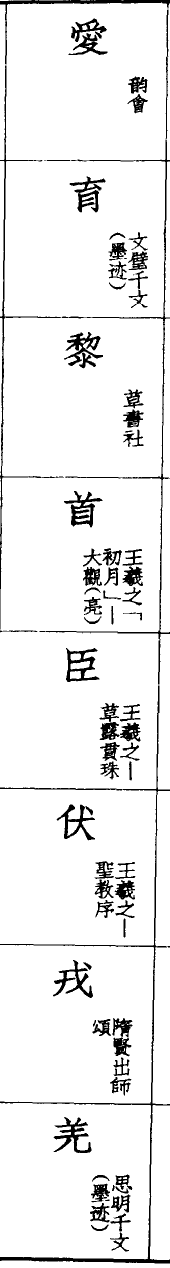
#> input picture img/026-2.png, 339 x 2536 px, given in place of -026.png, which was not available (shown at 1/2 size)
$ jupyter execute --allow-errors main.ipynb
#> lines starting #> are read from the running program, lines starting #| are printed output that depends on the picture; after the words box and inside, x2 and y2 are one past the last pixel; in counts of white or black regions, pixels touching at a corner belong together; pictures that were not available may be replaced by others from this repository, and a replacement may not be noted
[cell 1]
import fitz
import os

[cell 2]
def pdfToImg(pdfName:str = 'book.pdf'):
    '''
    Use this function to split PDF file to images.
    The default pdfName is 'book.pdf'.
    '''
    doc = fitz.open(pdfName)
    totaling = doc.page_count
    for pg in range(totaling):
        page = doc[pg]
        pm = page.get_pixmap()
        pm.save(f'img/{pg}.png')
pdfToImg()
#> (the call stopped at in pdfToImg, `doc = fitz.open(pdfName)`: fitz is not available in this run)

[cell 3]
import cv2 as cv
import time

def cropImg(imgName:str):
#> called with imgName = 'img/-026.png'
    img = cv.imread(imgName)
#> img is the input picture: shape (2536, 339, 3); 92.8% white; 86 black regions (3 under 20 px), largest, box (x1, y1, x2, y2) and area: (0, 1371, 339, 2527) 8411, (91, 279, 339, 1369) 4916, (0, 131, 128, 1259) 3714
    # cv.imshow(img)
    time.sleep(2)
    heigh,width = img.shape[:2]
#> heigh = 2536; width = 339
    print(heigh,width)
#| 2536 339
    cropped = img[int(heigh*0.1):int(heigh*0.92),int(width*0.12):int(width*0.85)]
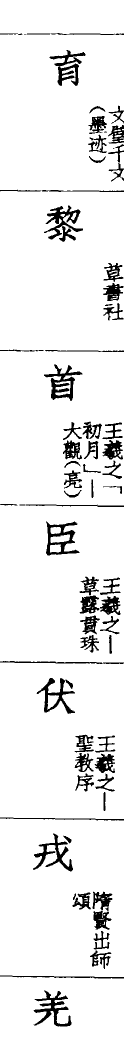
#> cropped: shape (2080, 248, 3) (shown at 1/2 size); 92.6% white; 74 black regions (3 under 20 px), largest, box (x1, y1, x2, y2) and area: (88, 729, 165, 802) 1893, (67, 1981, 143, 2053) 1860, (92, 1043, 159, 1111) 1772
#> pass 2 of the loop `for i in range(26,85):`:
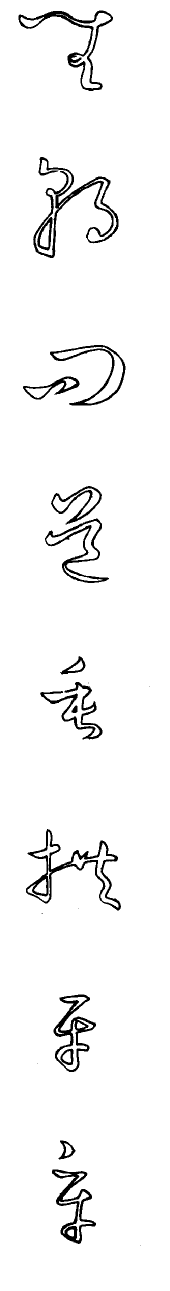
#> input picture img/027-3.png, 339 x 2582 px, given in place of -027.png, which was not available (shown at 1/2 size)
#> in cropImg, img is the input picture: shape (2582, 339, 3); 96.1% white; 21 black regions (6 under 20 px), largest, box (x1, y1, x2, y2) and area: (66, 314, 237, 516) 5118, (52, 1658, 242, 1821) 4752, (37, 21, 226, 182) 3769
#| 2582 339
#> in cropImg (call 2), `cropped = img[int(heigh*0.1):int(heigh*0.92),int(width*0.12):int(width..`:
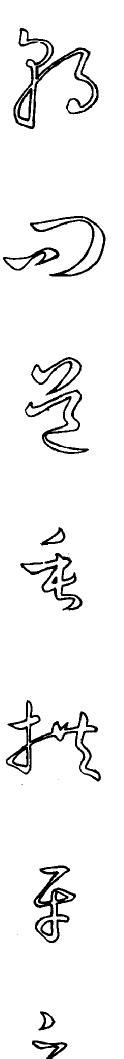
#> cropped: shape (2117, 248, 3) (shown at 1/2 size); 94.8% white; 18 black regions (4 under 20 px), largest, box (x1, y1, x2, y2) and area: (26, 56, 197, 258) 5118, (12, 1400, 202, 1563) 4752, (67, 1731, 152, 1886) 3366
    # cropped = img[0:500,0:300]
    # cropped = img[0:heigh,0:width]
    cv.imwrite(f'{imgName}',cropped)

#> (the rest of this cell did not finish here and is left out)

[cell 4]
def onePair(imgName1,imgName2,fh1,fh2,fw1,fw2,sh1,sh2,sw1,sw2,flag):
    img1 = cv.imread(imgName1)
    img2 = cv.imread(imgName2)
    heigh,width = img1.shape[:2]
    firstCropped = img1[int(heigh*(fh1/8)):int(heigh*(fh2/8)),int(width*(fw1/4)):int(width*(fh2/4))]
    cv.imwrite(f'{flag}-1.png',firstCropped)
    secondCropped = img2[int(heigh*(sh1/8)):int(heigh*(sh2/8)),int(width*(sw1/4)):int(width*(sw2/4))]
    cv.imwrite(f'{flag}-2.png',secondCropped)

for imgName in range(26,82,2):
    imgName1 = f'img/{str(imgName).zfill(3)}'
    imgName2 = f'img/{str(imgName).zfill(3)}'
#> this loop made 28 passes
#> (imgName, imgName1, imgName2) on passes 1 to 12: (26, 'img/026', 'img/026'), (28, 'img/028', 'img/028'), (30, 'img/030', 'img/030'), (32, 'img/032', 'img/032'), (34, 'img/034', 'img/034'), (36, 'img/036', 'img/036'), (38, 'img/038', 'img/038'), (40, 'img/040', 'img/040'), (42, 'img/042', 'img/042'), (44, 'img/044', 'img/044'), (46, 'img/046', 'img/046'), (48, 'img/048', 'img/048')

[cell 5]
def cropToRow(imgName):
    flag = imgName.split('.')[0]
    if int(flag)%2 == 0:
        flagList = [1,2,3,4]
    else:
        flagList = [4,3,2,1]
    img = cv.imread(imgName)
    heigh,width = img.shape[:2]
    for i in range(4):
        cropped = img[0:heigh,int(width*(i/4)):int(width*((i+1)/4))]
        if int(flag)%2 == 0:
            ls = ['4', '3', '2', '1']
            resultName = flag + '-' + ls[i] + '.png'
        else:
            ls = ['1', '2', '3', '4']
            resultName = flag + '-' + ls[i] + '.png'
        cv.imwrite(resultName,cropped)


#> (the rest of this cell did not finish here and is left out)

[cell 6]
import os
def cropToChar(imgName1,imgName2):
    img1 = cv.imread(imgName1)
    img2 = cv.imread(imgName2)
    h1,w1 = img1.shape[:2]
    h2,w2 = img2.shape[:2]
    global flag
    for i in range(8):
        cropped1 = img1[int(h1*(i/8)):int(h1*((i+1)/8)),0:w1]
        cv.imwrite(f'{flag}-1.png',cropped1)
        cropped2 = img2[int(h2*(i/8)):int(h2*((i+1)/8)),0:w2]
        cv.imwrite(f'{flag}-2.png',cropped2)
        flag += 1


flag = 1
for i in range(26,83,2):
    for s in range(1,5):
        i1 = str(i).zfill(3)
        i2 = str(i+1).zfill(3)
        imgName1 = f'{i1}-{str(s)}.png'
        imgName2 = f'{i2}-{str(s)}.png'
        os.remove(imgName1)
        os.remove(imgName2)
        # [10 lines of commented-out code are left out]

[cell 7]
for i in range(1,929):
    part1 = f'<img src="{i}-1.png"/>'
    part2 = f'<img src="{i}-2.png"/>'
    s = f'{part1}\t{part2}'
    # print(s)
    with open('Test.txt','w') as f:
        f.write(s)
        f.write('\n')
